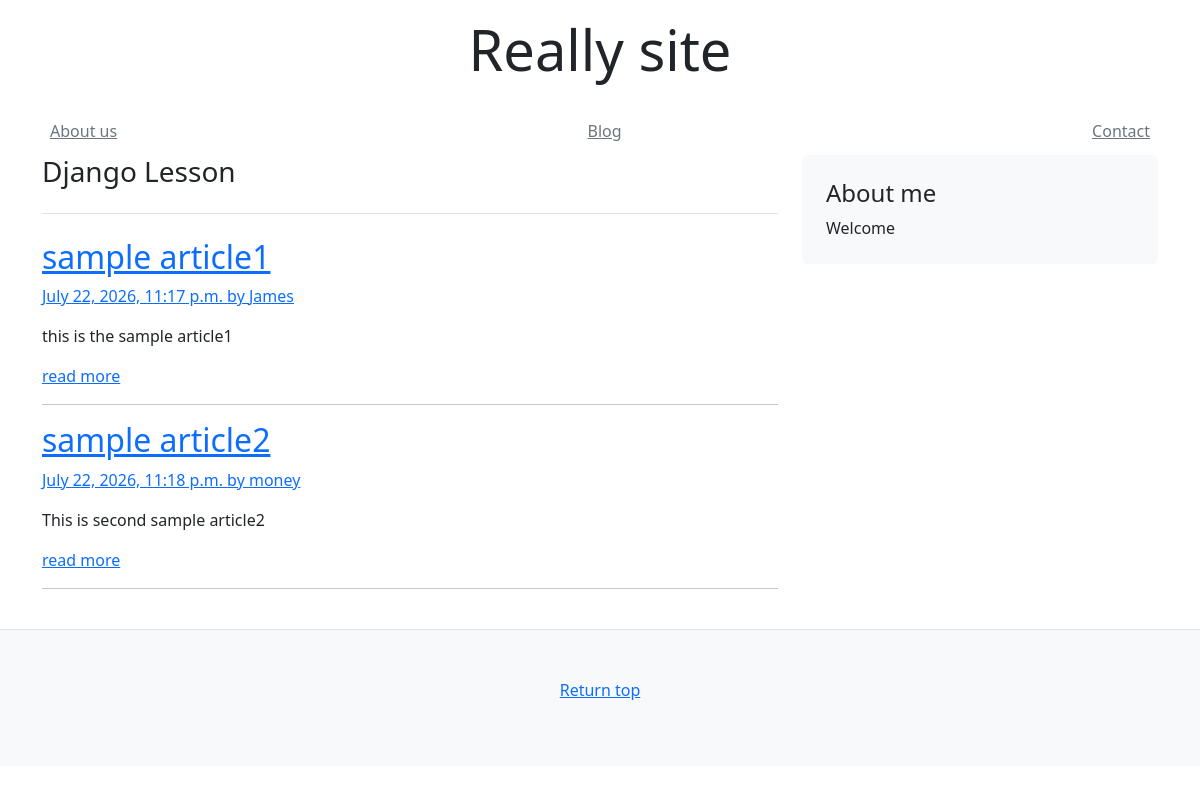
/blog/?page=2, run on an earlier commit of the app's database.
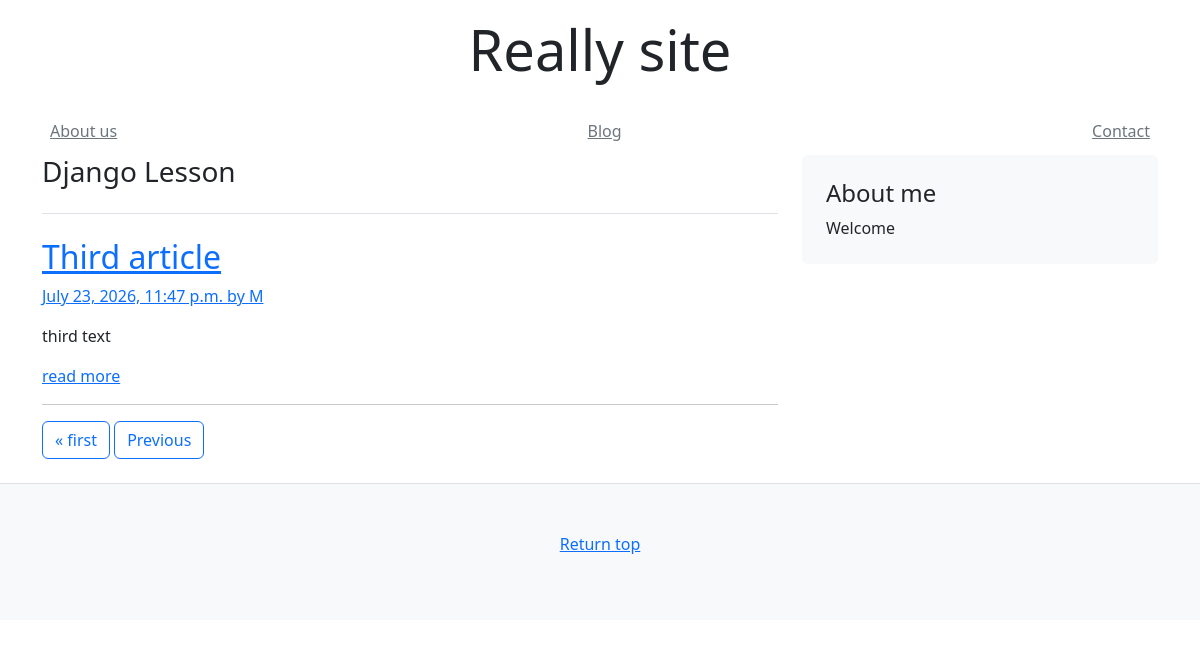
And on a later commit of the database.
### blog/models.py (models this page shows)
class Article(models.Model):
    title = models.CharField(default="", max_length=255)
    text = models.TextField(default="", max_length=1024)
    author = models.CharField(default="", max_length=255)
    created_at = models.DateTimeField(auto_now_add=True)
    updated_at = models.DateTimeField(auto_now=True)

### blog/views.py (the view)
# urls.py: path('', views.index),
def index(request):
    objs = Article.objects.all()
    paginator = Paginator(objs, 2)
    page_number = request.GET.get("page")
    context = {
        "page_obj": paginator.get_page(page_number),
        "page_number": page_number,
    }
    return render(request, "blog/blogs.html", context=context)

### templates/blog/blogs.html (shortened to what this page needs)
{% extends "mysite/base.html" %}
{% block content %}
    <main class="container">
        <div class="row">
            <div class="col-md-8">
                <h3 class="pb-4 mb-4 font-italic border-bottom">Django Lesson</h3>
                {% for obj in page_obj %}
                    <div class="blog-post">
                        <a href="/blog/{{ obj.id }}">
                            <h2 class="blog-post-title">{{ obj.title }}</h2>
                            <p class="blog-post-meta">{{ obj.created_at }} by <a href="#">{{ obj.author }}</a></p>
                            <p>{{ obj.text }}</p>
                            <a href="#" class="">read more</a>
                        </a>
                    </div>
                    <hr>
                {% endfor %}
                <nav class="blog-pagination">
                    <div class="pagination">
                        <span class="step-links">
                            {% if page_obj.has_previous %}
                                <a class="btn btn-outline-primary" href="?page=1">&laquo; first</a>
                                <a class="btn btn-outline-primary" href="?page={{ page_obj.previous_page_number }}">Previous</a>
                            {% endif %}
                        </span>
                    </div>
                </nav>
            </div>
            <aside class="col-md-4">
                <div class="p-4 mb-3 bg-light rounded">
                    <h4 class="font-italic">About me</h4>
                    <p class="mb-0">Welcome</p>
                </div>
            </aside>
        </div>
    </main>
{% endblock content %}

What changed in the data, as far as the page shows it:
no longer on this page (row unchanged): Article: title "sample article1", created_at "July 22, 2026, 11:17 p.m.", author "James", text "this is the sample article1"
no longer on this page (row unchanged): Article: title "sample article2", created_at "July 22, 2026, 11:18 p.m.", author "money", text "This is second sample article2"
added Article: title "Third article", created_at "July 23, 2026, 11:47 p.m.", author "M", text "third text"
Also different on the page:
text now shown: "« first Previous"
